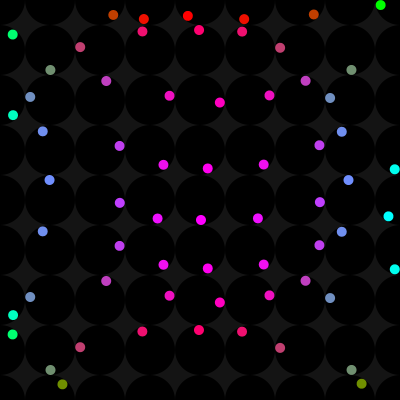
Frame 1 (no input)
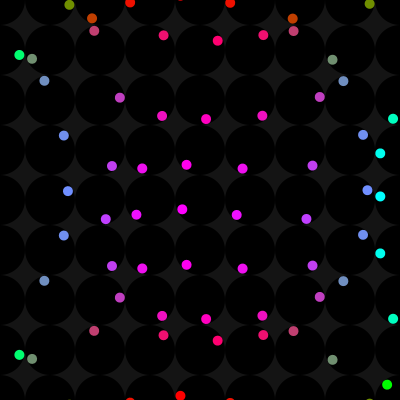
Frame 60 (the mouse pressed at the canvas centre just before this capture)
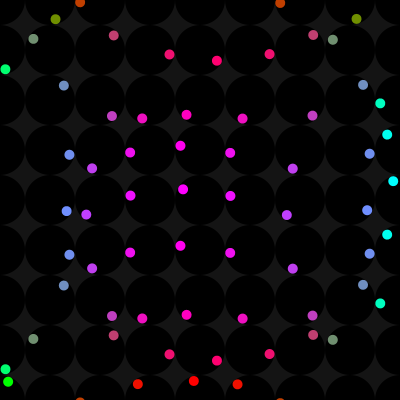
Frame 120 (the mouse held since frame 60 and released just before this capture)

The Processing sketch that drew these frames (run headless with seeded random() and noise(); from frame 60 on, the mouse is pressed at the canvas centre):

// Processing sketch: processing_162905
// ── processing_162905.pde

float theta=0;

void setup() {
  size (400,400);
  background (255);
}

void draw() {
  background(20); //makes no trail behind the dots

  for (int x = -50; x < 450; x = x+50) {
    for (int y = -50; y < 450; y = y+50) {
      
      fill(0);
      ellipse(x,y,50,50); //the faint black circles
      
      //pushMatrix pauses any active transformations going on.
      //Anything between push and pop will apply only to the things
      //between them. After pop, anythign active before push will
      //be applied again. This keeps transformations contained.
      pushMatrix();
        theta = theta+radians(.05); //increments the rotation
        translate(x,y); 
        
        rotate(-theta+radians(sq(abs(x-200))+sq(abs(y-200))));
        //rotate by -theta, plus a fixed amount relative to x and y
        //this offsets the various circles
        
        noStroke();
        fill((51*x)/20-(51*x*x)/8000,(51*x*x)/8000-(51*x)/20+255,(51*y)/20-(51*y*y)/8000);
        //this colors the circles relative to their position
        //made parabolic equations to get them to look cool
        ellipse(0,20,10,10);
      popMatrix();
    }
  }
}
